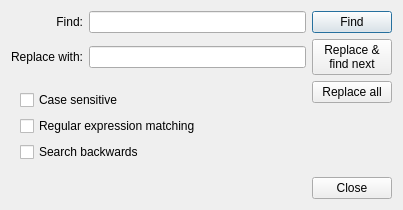
<?xml version="1.0" encoding="UTF-8"?>
<ui version="4.0">
 <class>SearchTextDialog</class>
 <widget class="QDialog" name="SearchTextDialog">
  <property name="geometry">
   <rect>
    <x>0</x>
    <y>0</y>
    <width>403</width>
    <height>195</height>
   </rect>
  </property>
  <property name="windowTitle">
   <string>Find or replace</string>
  </property>
  <layout class="QGridLayout" name="gridLayout">
   <item row="0" column="1">
    <widget class="QLineEdit" name="findEdit"/>
   </item>
   <item row="0" column="0">
    <widget class="QLabel" name="findLabel">
     <property name="text">
      <string>Find:</string>
     </property>
     <property name="alignment">
      <set>Qt::AlignRight|Qt::AlignTrailing|Qt::AlignVCenter</set>
     </property>
    </widget>
   </item>
   <item row="4" column="0" rowspan="3" colspan="2">
    <widget class="QWidget" name="widget" native="true">
     <layout class="QGridLayout" name="gridLayout_2">
      <item row="0" column="0">
       <widget class="QCheckBox" name="caseSensitiveCheck">
        <property name="text">
         <string>Case sensitive</string>
        </property>
       </widget>
      </item>
      <item row="2" column="0">
       <widget class="QCheckBox" name="backwardsCheck">
        <property name="text">
         <string>Search backwards</string>
        </property>
       </widget>
      </item>
      <item row="1" column="0">
       <widget class="QCheckBox" name="regExpCheck">
        <property name="text">
         <string>Regular expression matching</string>
        </property>
       </widget>
      </item>
     </layout>
    </widget>
   </item>
   <item row="2" column="2">
    <widget class="QPushButton" name="replaceButton">
     <property name="text">
      <string>Replace &amp;&amp;
find next</string>
     </property>
    </widget>
   </item>
   <item row="7" column="0" colspan="3">
    <widget class="QDialogButtonBox" name="buttonBox">
     <property name="orientation">
      <enum>Qt::Horizontal</enum>
     </property>
     <property name="standardButtons">
      <set>QDialogButtonBox::Close</set>
     </property>
    </widget>
   </item>
   <item row="2" column="0">
    <widget class="QLabel" name="replaceLabel">
     <property name="text">
      <string>Replace with:</string>
     </property>
     <property name="alignment">
      <set>Qt::AlignRight|Qt::AlignTrailing|Qt::AlignVCenter</set>
     </property>
    </widget>
   </item>
   <item row="2" column="1">
    <widget class="QLineEdit" name="replaceEdit"/>
   </item>
   <item row="4" column="2">
    <widget class="QPushButton" name="replaceAllButton">
     <property name="text">
      <string>Replace all</string>
     </property>
    </widget>
   </item>
   <item row="0" column="2">
    <widget class="QPushButton" name="findButton">
     <property name="text">
      <string>Find</string>
     </property>
     <property name="default">
      <bool>true</bool>
     </property>
    </widget>
   </item>
  </layout>
 </widget>
 <tabstops>
  <tabstop>findEdit</tabstop>
  <tabstop>replaceEdit</tabstop>
  <tabstop>caseSensitiveCheck</tabstop>
  <tabstop>regExpCheck</tabstop>
  <tabstop>backwardsCheck</tabstop>
  <tabstop>findButton</tabstop>
  <tabstop>replaceButton</tabstop>
  <tabstop>replaceAllButton</tabstop>
  <tabstop>buttonBox</tabstop>
 </tabstops>
 <resources/>
 <connections>
  <connection>
   <sender>buttonBox</sender>
   <signal>accepted()</signal>
   <receiver>SearchTextDialog</receiver>
   <slot>accept()</slot>
   <hints>
    <hint type="sourcelabel">
     <x>248</x>
     <y>254</y>
    </hint>
    <hint type="destinationlabel">
     <x>157</x>
     <y>274</y>
    </hint>
   </hints>
  </connection>
  <connection>
   <sender>buttonBox</sender>
   <signal>rejected()</signal>
   <receiver>SearchTextDialog</receiver>
   <slot>reject()</slot>
   <hints>
    <hint type="sourcelabel">
     <x>316</x>
     <y>260</y>
    </hint>
    <hint type="destinationlabel">
     <x>286</x>
     <y>274</y>
    </hint>
   </hints>
  </connection>
 </connections>
</ui>
